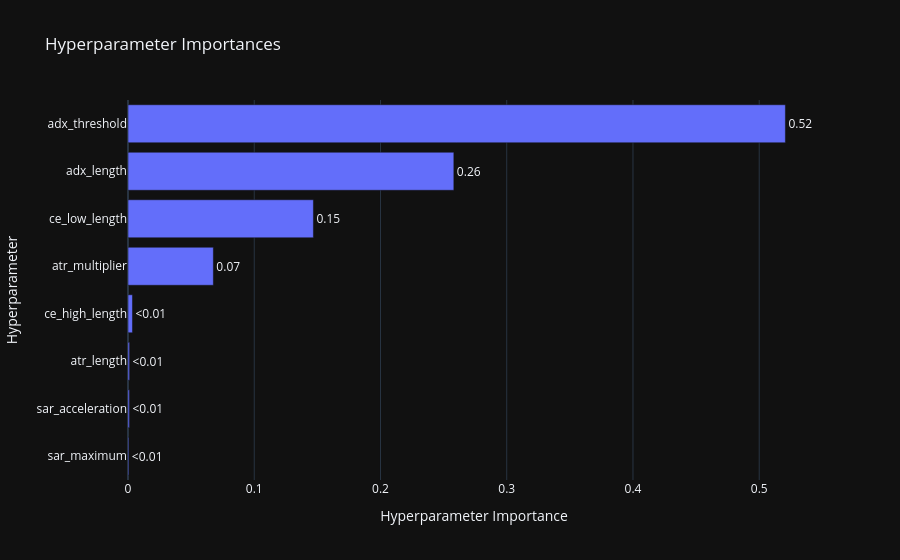
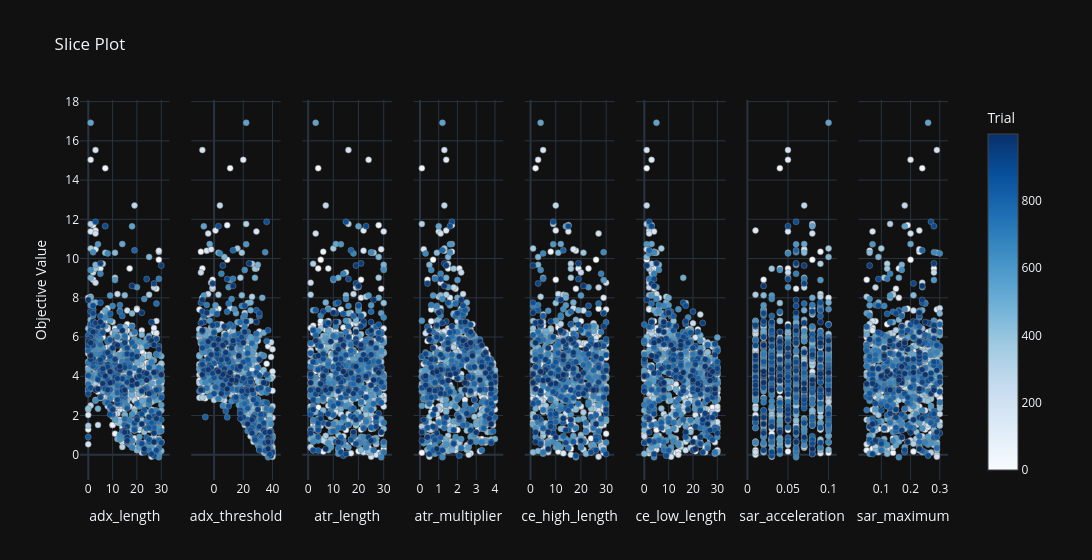

Notebook code cell kept with these figures, in order:
### Markdown cell above
Visualization

### Code cell
fig = optuna.visualization.plot_param_importances(study)
show(fig)

fig2 = optuna.visualization.plot_slice(study, params=best_params.keys())
show(fig2)

### Figure 1 — Plotly figure (JSON) as saved in the notebook; plotly's stock layout.template omitted (floating-point values rounded to 4 significant figures)
{"data": [{"cliponaxis": false, "hovertemplate": ["sar_maximum (FloatDistribution): 0.0006757835173026422<extra></extra>", "sar_acceleration (FloatDistribution): 0.0011707644611056883<extra></extra>", "atr_length (IntDistribution): 0.0012591644022956507<extra></extra>", "ce_high_length (IntDistribution): 0.003544509448852448<extra></extra>", "atr_multiplier (FloatDistribution): 0.06762485249977411<extra></extra>", "ce_low_length (IntDistribution): 0.14687266771066665<extra></extra>", "adx_length (IntDistribution): 0.25811479316512087<extra></extra>", "adx_threshold (IntDistribution): 0.5207374647948819<extra></extra>"], "name": "Objective Value", "orientation": "h", "text": ["<0.01", "<0.01", "<0.01", "<0.01", "0.07", "0.15", "0.26", "0.52"], "textposition": "outside", "x": [0.0006758, 0.001171, 0.001259, 0.003545, 0.06762, 0.1469, 0.2581, 0.5207], "y": ["sar_maximum", "sar_acceleration", "atr_length", "ce_high_length", "atr_multiplier", "ce_low_length", "adx_length", "adx_threshold"], "type": "bar"}], "layout": {"title": {"text": "Hyperparameter Importances"}, "xaxis": {"title": {"text": "Hyperparameter Importance"}}, "yaxis": {"title": {"text": "Hyperparameter"}}}}

### Figure 2 — Plotly figure (JSON) as saved in the notebook; plotly's stock layout.template omitted (floating-point values rounded to 4 significant figures; data arrays with more than 128 entries replaced by an {"elided": "..."} marker saying what was removed)
{"data": [{"marker": {"color": {"elided": "1000 int values"}, "colorbar": {"title": {"text": "Trial"}, "x": 1.0, "xpad": 40}, "colorscale": [[0.0, "rgb(247,251,255)"], [0.125, "rgb(222,235,247)"], [0.25, "rgb(198,219,239)"], [0.375, "rgb(158,202,225)"], [0.5, "rgb(107,174,214)"], [0.625, "rgb(66,146,198)"], [0.75, "rgb(33,113,181)"], [0.875, "rgb(8,81,156)"], [1.0, "rgb(8,48,107)"]], "line": {"color": "Grey", "width": 0.5}, "showscale": true}, "mode": "markers", "name": "Feasible Trial", "showlegend": false, "x": {"elided": "1000 int values"}, "y": {"elided": "1000 float values"}, "type": "scatter", "xaxis": "x", "yaxis": "y"}, {"marker": {"color": {"elided": "1000 int values"}, "colorbar": {"title": {"text": "Trial"}, "x": 1.0, "xpad": 40}, "colorscale": [[0.0, "rgb(247,251,255)"], [0.125, "rgb(222,235,247)"], [0.25, "rgb(198,219,239)"], [0.375, "rgb(158,202,225)"], [0.5, "rgb(107,174,214)"], [0.625, "rgb(66,146,198)"], [0.75, "rgb(33,113,181)"], [0.875, "rgb(8,81,156)"], [1.0, "rgb(8,48,107)"]], "line": {"color": "Grey", "width": 0.5}, "showscale": false}, "mode": "markers", "name": "Feasible Trial", "showlegend": false, "x": {"elided": "1000 int values"}, "y": {"elided": "1000 float values"}, "type": "scatter", "xaxis": "x2", "yaxis": "y2"}, {"marker": {"color": {"elided": "1000 int values"}, "colorbar": {"title": {"text": "Trial"}, "x": 1.0, "xpad": 40}, "colorscale": [[0.0, "rgb(247,251,255)"], [0.125, "rgb(222,235,247)"], [0.25, "rgb(198,219,239)"], [0.375, "rgb(158,202,225)"], [0.5, "rgb(107,174,214)"], [0.625, "rgb(66,146,198)"], [0.75, "rgb(33,113,181)"], [0.875, "rgb(8,81,156)"], [1.0, "rgb(8,48,107)"]], "line": {"color": "Grey", "width": 0.5}, "showscale": false}, "mode": "markers", "name": "Feasible Trial", "showlegend": false, "x": {"elided": "1000 int values"}, "y": {"elided": "1000 float values"}, "type": "scatter", "xaxis": "x3", "yaxis": "y3"}, {"marker": {"color": {"elided": "1000 int values"}, "colorbar": {"title": {"text": "Trial"}, "x": 1.0, "xpad": 40}, "colorscale": [[0.0, "rgb(247,251,255)"], [0.125, "rgb(222,235,247)"], [0.25, "rgb(198,219,239)"], [0.375, "rgb(158,202,225)"], [0.5, "rgb(107,174,214)"], [0.625, "rgb(66,146,198)"], [0.75, "rgb(33,113,181)"], [0.875, "rgb(8,81,156)"], [1.0, "rgb(8,48,107)"]], "line": {"color": "Grey", "width": 0.5}, "showscale": false}, "mode": "markers", "name": "Feasible Trial", "showlegend": false, "x": {"elided": "1000 float values"}, "y": {"elided": "1000 float values"}, "type": "scatter", "xaxis": "x4", "yaxis": "y4"}, {"marker": {"color": {"elided": "1000 int values"}, "colorbar": {"title": {"text": "Trial"}, "x": 1.0, "xpad": 40}, "colorscale": [[0.0, "rgb(247,251,255)"], [0.125, "rgb(222,235,247)"], [0.25, "rgb(198,219,239)"], [0.375, "rgb(158,202,225)"], [0.5, "rgb(107,174,214)"], [0.625, "rgb(66,146,198)"], [0.75, "rgb(33,113,181)"], [0.875, "rgb(8,81,156)"], [1.0, "rgb(8,48,107)"]], "line": {"color": "Grey", "width": 0.5}, "showscale": false}, "mode": "markers", "name": "Feasible Trial", "showlegend": false, "x": {"elided": "1000 int values"}, "y": {"elided": "1000 float values"}, "type": "scatter", "xaxis": "x5", "yaxis": "y5"}, {"marker": {"color": {"elided": "1000 int values"}, "colorbar": {"title": {"text": "Trial"}, "x": 1.0, "xpad": 40}, "colorscale": [[0.0, "rgb(247,251,255)"], [0.125, "rgb(222,235,247)"], [0.25, "rgb(198,219,239)"], [0.375, "rgb(158,202,225)"], [0.5, "rgb(107,174,214)"], [0.625, "rgb(66,146,198)"], [0.75, "rgb(33,113,181)"], [0.875, "rgb(8,81,156)"], [1.0, "rgb(8,48,107)"]], "line": {"color": "Grey", "width": 0.5}, "showscale": false}, "mode": "markers", "name": "Feasible Trial", "showlegend": false, "x": {"elided": "1000 int values"}, "y": {"elided": "1000 float values"}, "type": "scatter", "xaxis": "x6", "yaxis": "y6"}, {"marker": {"color": {"elided": "1000 int values"}, "colorbar": {"title": {"text": "Trial"}, "x": 1.0, "xpad": 40}, "colorscale": [[0.0, "rgb(247,251,255)"], [0.125, "rgb(222,235,247)"], [0.25, "rgb(198,219,239)"], [0.375, "rgb(158,202,225)"], [0.5, "rgb(107,174,214)"], [0.625, "rgb(66,146,198)"], [0.75, "rgb(33,113,181)"], [0.875, "rgb(8,81,156)"], [1.0, "rgb(8,48,107)"]], "line": {"color": "Grey", "width": 0.5}, "showscale": false}, "mode": "markers", "name": "Feasible Trial", "showlegend": false, "x": {"elided": "1000 float values"}, "y": {"elided": "1000 float values"}, "type": "scatter", "xaxis": "x7", "yaxis": "y7"}, {"marker": {"color": {"elided": "1000 int values"}, "colorbar": {"title": {"text": "Trial"}, "x": 1.0, "xpad": 40}, "colorscale": [[0.0, "rgb(247,251,255)"], [0.125, "rgb(222,235,247)"], [0.25, "rgb(198,219,239)"], [0.375, "rgb(158,202,225)"], [0.5, "rgb(107,174,214)"], [0.625, "rgb(66,146,198)"], [0.75, "rgb(33,113,181)"], [0.875, "rgb(8,81,156)"], [1.0, "rgb(8,48,107)"]], "line": {"color": "Grey", "width": 0.5}, "showscale": false}, "mode": "markers", "name": "Feasible Trial", "showlegend": false, "x": {"elided": "1000 float values"}, "y": {"elided": "1000 float values"}, "type": "scatter", "xaxis": "x8", "yaxis": "y8"}], "layout": {"xaxis": {"anchor": "y", "domain": [0.0, 0.1031], "title": {"text": "adx_length"}}, "yaxis": {"anchor": "x", "domain": [0.0, 1.0], "title": {"text": "Objective Value"}}, "xaxis2": {"anchor": "y2", "domain": [0.1281, 0.2312], "title": {"text": "adx_threshold"}}, "yaxis2": {"anchor": "x2", "domain": [0.0, 1.0], "matches": "y", "showticklabels": false}, "xaxis3": {"anchor": "y3", "domain": [0.2562, 0.3594], "title": {"text": "atr_length"}}, "yaxis3": {"anchor": "x3", "domain": [0.0, 1.0], "matches": "y", "showticklabels": false}, "xaxis4": {"anchor": "y4", "domain": [0.3844, 0.4875], "title": {"text": "atr_multiplier"}}, "yaxis4": {"anchor": "x4", "domain": [0.0, 1.0], "matches": "y", "showticklabels": false}, "xaxis5": {"anchor": "y5", "domain": [0.5125, 0.6156], "title": {"text": "ce_high_length"}}, "yaxis5": {"anchor": "x5", "domain": [0.0, 1.0], "matches": "y", "showticklabels": false}, "xaxis6": {"anchor": "y6", "domain": [0.6406, 0.7438], "title": {"text": "ce_low_length"}}, "yaxis6": {"anchor": "x6", "domain": [0.0, 1.0], "matches": "y", "showticklabels": false}, "xaxis7": {"anchor": "y7", "domain": [0.7687, 0.8719], "title": {"text": "sar_acceleration"}}, "yaxis7": {"anchor": "x7", "domain": [0.0, 1.0], "matches": "y", "showticklabels": false}, "xaxis8": {"anchor": "y8", "domain": [0.8969, 1.0], "title": {"text": "sar_maximum"}}, "yaxis8": {"anchor": "x8", "domain": [0.0, 1.0], "matches": "y", "showticklabels": false}, "title": {"text": "Slice Plot"}, "width": 2400}}
